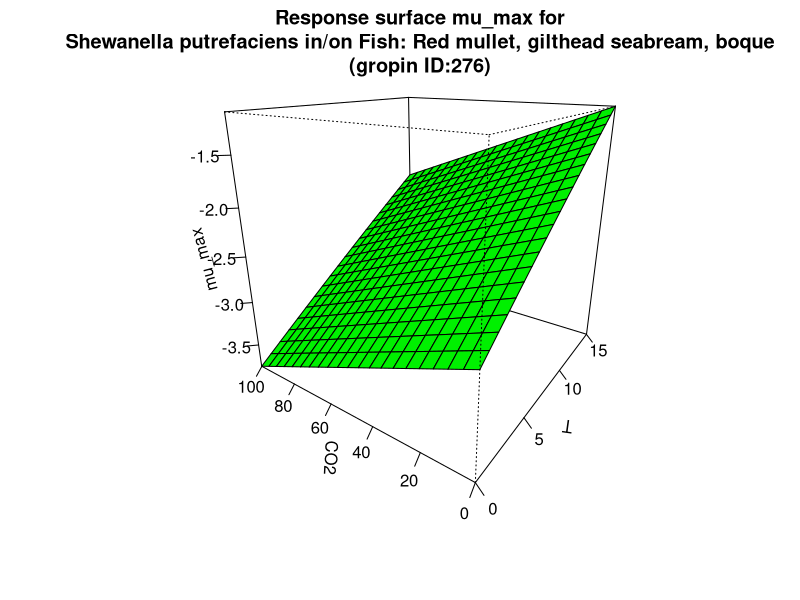

Reproduce this figure in R.
#############################
# start of Parameter script
#############################
T <- seq(0,15.015,length.out=21)
CO2 <- seq(0,100.1,length.out=21)
#############################
# end of Parameter script
#############################
############################# 
# start of Model script Gropin ID 276 
#############################
 
# constant coefficients for this model
mref <- 0.065
dco2 <- 0.0103
Ea <- 70.3
 
variables <- data.frame(T,CO2)
argumentsPar <- expand.grid(variables)
 
# heart of the model
response_surface <- function(T,CO2) {
   mumax <-(log(mref)-(dco2*CO2)+(Ea/0.00831)*((1/273)-(1/(T+273))))

return(mumax=mumax)
} 

# output parameters
mumax <- cbind(argumentsPar,response_surface(argumentsPar['T'],argumentsPar['CO2']))
colnames(mumax) <- c(colnames(argumentsPar),'mumax')
#############################
# End of Model script
#############################
############################# 
# start of Visualisation script Gropin ID 276 
#############################
persp(T,CO2,matrix(unlist(mumax$mumax),nrow=21),col = 'green',xlab='T',ylab='CO2',zlab='mu_max',main='Response surface mu_max for
Shewanella putrefaciens in/on Fish: Red mullet, gilthead seabream, boque
(gropin ID:276)',theta=305,phi=20,shade=0.25,ticktype = 'detailed')
#############################
# End of Visualisation script
#############################
